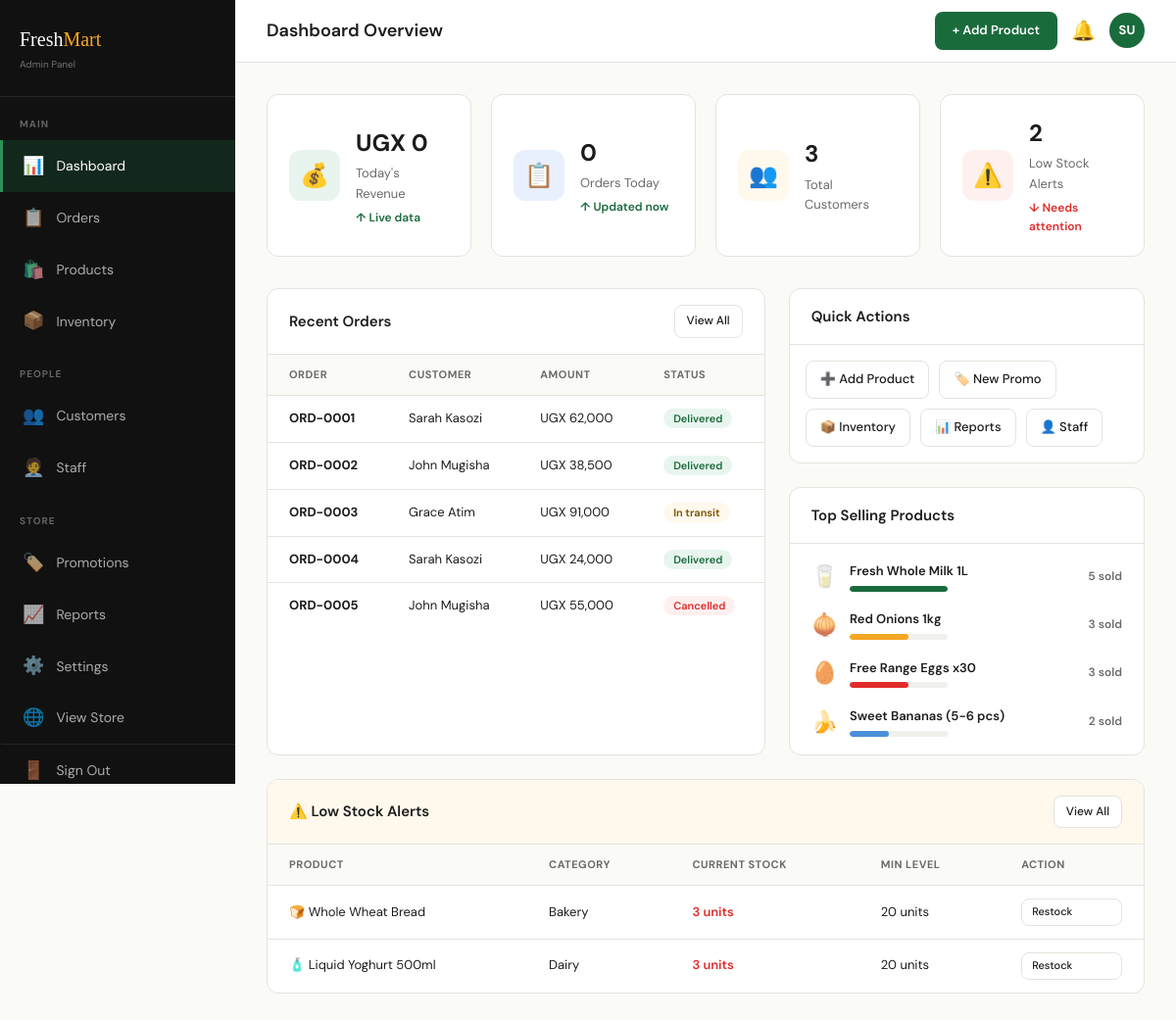
Page /admin/dashboard.php (signed in) on the committed database.
### tables this page shows
CREATE TABLE orders (
  id INT AUTO_INCREMENT PRIMARY KEY,
  order_number VARCHAR(20) UNIQUE NOT NULL,
  customer_id INT,
  total_amount DECIMAL(12,2) NOT NULL,
  payment_method ENUM('mobile_money','card','cash') DEFAULT 'cash',
  payment_status ENUM('pending','paid','failed') DEFAULT 'pending',
  status ENUM('pending','confirmed','in_transit','delivered','cancelled') DEFAULT 'pending',
  delivery_address TEXT,
  notes TEXT,
  created_at DATETIME DEFAULT CURRENT_TIMESTAMP,
  FOREIGN KEY (customer_id) REFERENCES customers(id)
);

CREATE TABLE products (
  id INT AUTO_INCREMENT PRIMARY KEY,
  name VARCHAR(200) NOT NULL,
  description TEXT,
  category_id INT,
  price DECIMAL(12,2) NOT NULL,
  old_price DECIMAL(12,2),
  weight VARCHAR(50),
  stock INT DEFAULT 0,
  min_stock INT DEFAULT 10,
  emoji VARCHAR(10) DEFAULT '🛍️',
  badge ENUM('none','new','sale') DEFAULT 'none',
  is_active TINYINT(1) DEFAULT 1,
  created_at DATETIME DEFAULT CURRENT_TIMESTAMP,
  FOREIGN KEY (category_id) REFERENCES categories(id)
);

CREATE TABLE categories (
  id INT AUTO_INCREMENT PRIMARY KEY,
  name VARCHAR(100) NOT NULL,
  icon VARCHAR(10),
  slug VARCHAR(100) UNIQUE NOT NULL,
  is_active TINYINT(1) DEFAULT 1
);

### admin/dashboard.php (the view, shortened to what this page needs)
<?php
require_once '../includes/config.php';
$todayRevenue = $conn->query("SELECT COALESCE(SUM(total_amount),0) AS r FROM orders WHERE DATE(created_at)=CURDATE() AND payment_status='paid'")->fetch_assoc()['r'];
$todayOrders  = $conn->query("SELECT COUNT(*) AS c FROM orders WHERE DATE(created_at)=CURDATE()")->fetch_assoc()['c'];
$totalCustomers = $conn->query("SELECT COUNT(*) AS c FROM customers")->fetch_assoc()['c'];
$lowStock = $conn->query("SELECT COUNT(*) AS c FROM products WHERE stock <= min_stock AND is_active=1")->fetch_assoc()['c'];
$recentOrders = $conn->query("
    SELECT o.*, CONCAT(c.first_name,' ',c.last_name) AS cname
    FROM orders o
    LEFT JOIN customers c ON c.id = o.customer_id
    ORDER BY o.created_at DESC LIMIT 6
");
$topProducts = $conn->query("
    SELECT p.name, p.emoji, SUM(oi.quantity) AS sold
    FROM order_items oi
    JOIN products p ON p.id = oi.product_id
    GROUP BY oi.product_id
    ORDER BY sold DESC LIMIT 4
");
$lowStockItems = $conn->query("
    SELECT p.*, c.name AS cat_name
    FROM products p
    LEFT JOIN categories c ON c.id = p.category_id
    WHERE p.stock <= p.min_stock AND p.is_active=1
    ORDER BY p.stock ASC LIMIT 5
");
include 'includes/sidebar.php';
?>
<div class="stats-row">
  <div class="stat-card">
    <div class="stat-icon green">💰</div>
    <div>
      <h3>UGX <?= number_format($todayRevenue) ?></h3>
      <p>Today's Revenue</p>
      <div class="stat-change up">↑ Live data</div>
    </div>
  </div>
  <div class="stat-card">
    <div class="stat-icon blue">📋</div>
    <div>
      <h3><?= $todayOrders ?></h3>
      <p>Orders Today</p>
      <div class="stat-change up">↑ Updated now</div>
    </div>
  </div>
  <div class="stat-card">
    <div class="stat-icon orange">👥</div>
    <div>
      <h3><?= number_format($totalCustomers) ?></h3>
      <p>Total Customers</p>
    </div>
  </div>
  <div class="stat-card">
    <div class="stat-icon red">⚠️</div>
    <div>
      <h3><?= $lowStock ?></h3>
      <p>Low Stock Alerts</p>
      <div class="stat-change down">↓ Needs attention</div>
    </div>
  </div>
</div>
<div class="admin-grid">
  <div class="admin-card">
    <div class="admin-card-head">
      <h3>Recent Orders</h3>
      <a href="/freshmart/admin/orders.php" class="qa-btn" style="font-size:12px;padding:6px 12px;">View All</a>
    </div>
    <table class="admin-table">
      <thead><tr><th>Order</th><th>Customer</th><th>Amount</th><th>Status</th></tr></thead>
      <tbody>
        <?php while ($o = $recentOrders->fetch_assoc()):
          $sc = match($o['status']) { 'delivered'=>'done', 'cancelled'=>'cancelled', default=>'pending' };
        ?>
        <tr>
          <td><strong><?= $o['order_number'] ?></strong></td>
          <td><?= htmlspecialchars($o['cname'] ?? 'Guest') ?></td>
          <td>UGX <?= number_format($o['total_amount']) ?></td>
          <td><span class="status-badge <?= $sc ?>"><?= ucfirst(str_replace('_',' ',$o['status'])) ?></span></td>
        </tr>
        <?php endwhile; ?>
      </tbody>
    </table>
  </div>
  <div style="display:flex;flex-direction:column;gap:24px;">
    <div class="admin-card">
      <div class="admin-card-head"><h3>Quick Actions</h3></div>
      <div style="padding:16px;display:flex;gap:10px;flex-wrap:wrap;">
        <a href="/freshmart/admin/products.php?action=add" class="qa-btn">➕ Add Product</a>
        <a href="/freshmart/admin/promotions.php" class="qa-btn">🏷️ New Promo</a>
        <a href="/freshmart/admin/inventory.php" class="qa-btn">📦 Inventory</a>
        <a href="/freshmart/admin/reports.php" class="qa-btn">📊 Reports</a>
        <a href="/freshmart/admin/staff.php" class="qa-btn">👤 Staff</a>
      </div>
    </div>
    <div class="admin-card">
      <div class="admin-card-head"><h3>Top Selling Products</h3></div>
      <div style="padding:16px 22px;display:flex;flex-direction:column;gap:14px;">
        <?php
        $maxSold = 1;
        $topArr = [];
        while ($tp = $topProducts->fetch_assoc()) { $topArr[] = $tp; if ($tp['sold'] > $maxSold) $maxSold = $tp['sold']; }
        $colors = ['var(--green)', 'var(--accent)', 'var(--red)', '#4a90d9'];
        foreach ($topArr as $i => $tp):
          $pct = round(($tp['sold'] / $maxSold) * 100);
        ?>
        <div style="display:flex;align-items:center;gap:12px;">
          <span style="font-size:22px;"><?= $tp['emoji'] ?></span>
          <div style="flex:1">
            <div style="font-size:13px;font-weight:600;margin-bottom:4px;"><?= htmlspecialchars($tp['name']) ?></div>
            <div class="progress-bar-bg"><div class="progress-bar-fill" style="width:<?= $pct ?>%;background:<?= $colors[$i] ?>"></div></div>
          </div>
          <span style="font-size:12px;color:var(--gray);font-weight:600;"><?= $tp['sold'] ?> sold</span>
        </div>
        <?php endforeach; ?>
      </div>
    </div>
  </div>
</div>
<?php if ($lowStockItems->num_rows > 0): ?>
<div class="admin-card">
  <div class="admin-card-head" style="background:#fff8ec;">
    <h3>⚠️ Low Stock Alerts</h3>
    <a href="/freshmart/admin/inventory.php" class="qa-btn" style="font-size:12px;padding:6px 12px;">View All</a>
  </div>
  <table class="admin-table">
    <thead><tr><th>Product</th><th>Category</th><th>Current Stock</th><th>Min Level</th><th>Action</th></tr></thead>
    <tbody>
      <?php while ($ls = $lowStockItems->fetch_assoc()): ?>
      <tr>
        <td><?= $ls['emoji'] ?> <?= htmlspecialchars($ls['name']) ?></td>
        <td><?= htmlspecialchars($ls['cat_name']) ?></td>
        <td style="color:<?= $ls['stock'] <= 5 ? 'var(--red)' : '#b07a0e' ?>;font-weight:600;"><?= $ls['stock'] ?> units</td>
        <td><?= $ls['min_stock'] ?> units</td>
        <td><a href="/freshmart/admin/inventory.php" class="qa-btn" style="font-size:11px;padding:4px 10px;">Restock</a></td>
      </tr>
      <?php endwhile; ?>
    </tbody>
  </table>
</div>
<?php endif; ?>
<?php
include 'includes/footer.php';
?>

### assets/css/style.css (style rules this page uses)
:root { --green: #1a6b3c; --green-light: #e8f5ee; --green-mid: #2d9155; --accent: #f5a623; --accent-light: #fff8ec; --red: #e02b2b; --red-light: #fff0f0; --bg: #fafaf7; --white: #ffffff; --dark: #1c1c1c; --gray: #6b6b6b; --gray-light: #f0f0ec; --border: #e4e4de; --font-head: 'Playfair Display', Georgia, serif; --font-body: 'DM Sans', system-ui, sans-serif; --shadow: 0 2px 16px rgba(0,0,0,0.07); --shadow-lg: 0 8px 40px rgba(0,0,0,0.12); --radius: 12px; --radius-sm: 8px; --transition: all 0.22s ease; }
* { box-sizing: border-box; margin: 0; padding: 0; }
body { font-family: var(--font-body); background: var(--bg); color: var(--dark); font-size: 15px; line-height: 1.6; }
a { text-decoration: none; }
.stats-row { display: grid; grid-template-columns: repeat(auto-fit, minmax(200px,1fr)); gap: 20px; margin-bottom: 32px; }
.stat-card { background: var(--white); border-radius: var(--radius); border: 1px solid var(--border); padding: 20px 22px; display: flex; align-items: center; gap: 16px; }
.stat-icon { width: 52px; height: 52px; border-radius: 12px; display: flex; align-items: center; justify-content: center; font-size: 24px; min-width: 52px; }
.stat-icon.green { background: var(--green-light); }
.stat-icon.blue { background: #e8f0fe; }
.stat-icon.orange { background: var(--accent-light); }
.stat-icon.red { background: var(--red-light); }
.stat-card h3 { font-size: 24px; font-weight: 700; margin-bottom: 2px; }
.stat-card p { font-size: 13px; color: var(--gray); }
.stat-change { font-size: 12px; margin-top: 4px; font-weight: 600; }
.stat-change.up { color: var(--green); }
.stat-change.down { color: var(--red); }
.admin-grid { display: grid; grid-template-columns: 1.4fr 1fr; gap: 24px; margin-bottom: 24px; }
.admin-card { background: var(--white); border-radius: var(--radius); border: 1px solid var(--border); overflow: hidden; }
.admin-card-head { padding: 16px 22px; border-bottom: 1px solid var(--border); display: flex; align-items: center; justify-content: space-between; }
.admin-card-head h3 { font-size: 15px; font-weight: 600; }
.admin-table { width: 100%; border-collapse: collapse; }
.admin-table th { font-size: 11px; font-weight: 700; text-transform: uppercase; letter-spacing: 0.5px; color: var(--gray); padding: 12px 22px; background: var(--bg); text-align: left; }
.admin-table td { padding: 13px 22px; border-top: 1px solid var(--border); font-size: 13px; }
.qa-btn { display: flex; align-items: center; gap: 8px; padding: 8px 14px; border-radius: var(--radius-sm); border: 1.5px solid var(--border); background: var(--white); font-family: var(--font-body); font-size: 13px; font-weight: 500; cursor: pointer; transition: var(--transition); color: var(--dark); }
.progress-bar-bg { background: var(--gray-light); border-radius: 4px; height: 6px; overflow: hidden; width: 100px; }
.progress-bar-fill { background: var(--green); height: 100%; border-radius: 4px; }

### admin/dashboard.php (style rules this page uses)
.status-badge { padding:3px 10px;border-radius:20px;font-size:11px;font-weight:600; }
.status-badge.done { background:var(--green-light);color:var(--green); }
.status-badge.pending { background:var(--accent-light);color:#7a5200; }
.status-badge.cancelled { background:var(--red-light);color:var(--red); }

### rows in the picture
orders: order_number "ORD-0001", cname "Sarah Kasozi", total_amount "62,000", status "Delivered"
orders: order_number "ORD-0002", cname "John Mugisha", total_amount "38,500", status "Delivered"
orders: order_number "ORD-0003", cname "Grace Atim", total_amount "91,000", status "In transit"
orders: order_number "ORD-0004", cname "Sarah Kasozi", total_amount "24,000", status "Delivered"
orders: order_number "ORD-0005", cname "John Mugisha", total_amount "55,000", status "Cancelled"
products: emoji "🍞", name "Whole Wheat Bread", category.name "Bakery", stock "3", min_stock "20"
products: emoji "🧴", name "Liquid Yoghurt 500ml", category.name "Dairy", stock "3", min_stock "20"

### other values in the picture
$pageTitle "Dashboard Overview"
substr($_SESSION['admin_name'] ?? 'A', 0, 2) "SU"
$todayRevenue "0"
$todayOrders "0"
$totalCustomers "3"
$lowStock "2"
$tp['emoji'] "🥛"
$tp['name'] "Fresh Whole Milk 1L"
$tp['sold'] "5"
$tp['emoji'] "🧅"
$tp['name'] "Red Onions 1kg"
$tp['sold'] "3"
$tp['emoji'] "🥚"
$tp['name'] "Free Range Eggs x30"
$tp['emoji'] "🍌"
